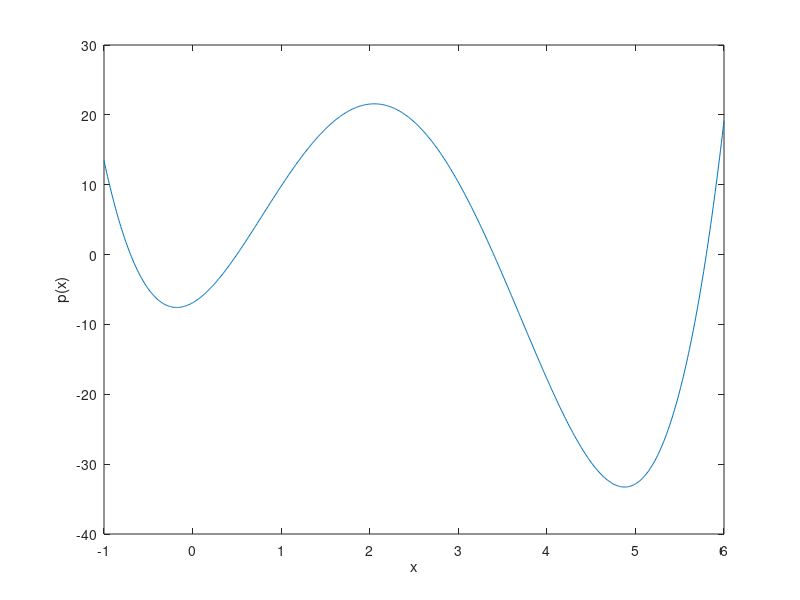

Write MATLAB code to recreate this figure. (Note: this script raises an error after producing the figure.)
%Ayden Hession
%Section 27393
%HW10
%Q1
roots = [-.7 .5 3.4 5.8];
%p = poly(roots);
x=-1:0.01:6;
p= x.^4-9*x.^3 +17.53*x.^2+7.164*x-6.9020;
plot(x,p)
hold on
xlabel('x');
ylabel('p(x)')
axis(-1,6,-40,40)
hold off